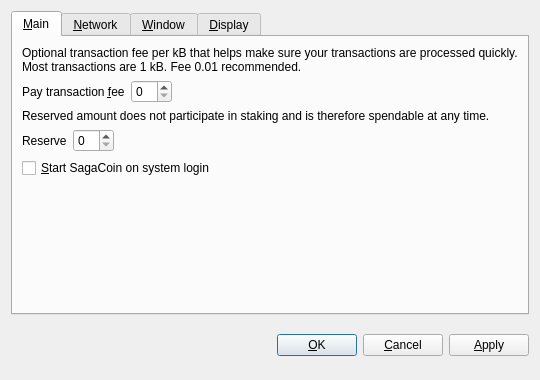
<?xml version="1.0" encoding="UTF-8"?>
<ui version="4.0">
 <class>OptionsDialog</class>
 <widget class="QDialog" name="OptionsDialog">
  <property name="geometry">
   <rect>
    <x>0</x>
    <y>0</y>
    <width>540</width>
    <height>380</height>
   </rect>
  </property>
  <property name="windowTitle">
   <string>Options</string>
  </property>
  <property name="modal">
   <bool>true</bool>
  </property>
  <layout class="QVBoxLayout" name="verticalLayout">
   <item>
    <widget class="QTabWidget" name="tabWidget">
     <property name="tabPosition">
      <enum>QTabWidget::North</enum>
     </property>
     <property name="currentIndex">
      <number>0</number>
     </property>
     <widget class="QWidget" name="tabMain">
      <attribute name="title">
       <string>&amp;Main</string>
      </attribute>
      <layout class="QVBoxLayout" name="verticalLayout_Main">
       <item>
        <widget class="QLabel" name="transactionFeeInfoLabel">
         <property name="text">
          <string>Optional transaction fee per kB that helps make sure your transactions are processed quickly. Most transactions are 1 kB. Fee 0.01 recommended.</string>
         </property>
         <property name="textFormat">
          <enum>Qt::PlainText</enum>
         </property>
         <property name="wordWrap">
          <bool>true</bool>
         </property>
        </widget>
       </item>
       <item>
        <layout class="QHBoxLayout" name="horizontalLayoutFee">
         <item>
          <widget class="QLabel" name="transactionFeeLabel">
           <property name="text">
            <string>Pay transaction &amp;fee</string>
           </property>
           <property name="textFormat">
            <enum>Qt::PlainText</enum>
           </property>
           <property name="buddy">
            <cstring>transactionFee</cstring>
           </property>
          </widget>
         </item>
         <item>
          <widget class="BitcoinAmountField" name="transactionFee"/>
         </item>
         <item>
          <spacer name="horizontalSpacerFee">
           <property name="orientation">
            <enum>Qt::Horizontal</enum>
           </property>
           <property name="sizeHint" stdset="0">
            <size>
             <width>40</width>
             <height>20</height>
            </size>
           </property>
          </spacer>
         </item>
        </layout>
       </item>
       <item>
        <widget class="QLabel" name="reserveBalanceInfoLabel">
         <property name="text">
          <string>Reserved amount does not participate in staking and is therefore spendable at any time.</string>
         </property>
         <property name="textFormat">
          <enum>Qt::PlainText</enum>
         </property>
         <property name="wordWrap">
          <bool>true</bool>
         </property>
        </widget>
       </item>
       <item>
        <layout class="QHBoxLayout" name="horizontalLayoutReserveBalance">
         <item>
          <widget class="QLabel" name="reserveBalanceLabel">
           <property name="text">
            <string>Reserve</string>
           </property>
           <property name="textFormat">
            <enum>Qt::PlainText</enum>
           </property>
           <property name="buddy">
            <cstring>reserveBalance</cstring>
           </property>
          </widget>
         </item>
         <item>
          <widget class="BitcoinAmountField" name="reserveBalance"/>
         </item>
         <item>
          <spacer name="horizontalSpacerReserveBalance">
           <property name="orientation">
            <enum>Qt::Horizontal</enum>
           </property>
           <property name="sizeHint" stdset="0">
            <size>
             <width>40</width>
             <height>20</height>
            </size>
           </property>
          </spacer>
         </item>
        </layout>
       </item>
       <item>
        <widget class="QCheckBox" name="bitcoinAtStartup">
         <property name="toolTip">
          <string>Automatically start SagaCoin after logging in to the system.</string>
         </property>
         <property name="text">
          <string>&amp;Start SagaCoin on system login</string>
         </property>
        </widget>
       </item>
       <item>
        <spacer name="verticalSpacer_Main">
         <property name="orientation">
          <enum>Qt::Vertical</enum>
         </property>
         <property name="sizeHint" stdset="0">
          <size>
           <width>20</width>
           <height>40</height>
          </size>
         </property>
        </spacer>
       </item>
      </layout>
     </widget>
     <widget class="QWidget" name="tabNetwork">
      <attribute name="title">
       <string>&amp;Network</string>
      </attribute>
      <layout class="QVBoxLayout" name="verticalLayout_Network">
       <item>
        <widget class="QCheckBox" name="mapPortUpnp">
         <property name="toolTip">
          <string>Automatically open the SagaCoin client port on the router. This only works when your router supports UPnP and it is enabled.</string>
         </property>
         <property name="text">
          <string>Map port using &amp;UPnP</string>
         </property>
        </widget>
       </item>
       <item>
        <widget class="QCheckBox" name="connectSocks">
         <property name="toolTip">
          <string>Connect to the SagaCoin network through a SOCKS5 proxy (e.g. when connecting through Tor).</string>
         </property>
         <property name="text">
          <string>&amp;Connect through SOCKS5 proxy:</string>
         </property>
        </widget>
       </item>
       <item>
        <layout class="QHBoxLayout" name="horizontalLayout_Network">
         <item>
          <widget class="QLabel" name="proxyIpLabel">
           <property name="text">
            <string>Proxy &amp;IP:</string>
           </property>
           <property name="textFormat">
            <enum>Qt::PlainText</enum>
           </property>
           <property name="buddy">
            <cstring>proxyIp</cstring>
           </property>
          </widget>
         </item>
         <item>
          <widget class="QValidatedLineEdit" name="proxyIp">
           <property name="maximumSize">
            <size>
             <width>140</width>
             <height>16777215</height>
            </size>
           </property>
           <property name="toolTip">
            <string>IP address of the proxy (e.g. 127.0.0.1)</string>
           </property>
          </widget>
         </item>
         <item>
          <widget class="QLabel" name="proxyPortLabel">
           <property name="text">
            <string>&amp;Port:</string>
           </property>
           <property name="textFormat">
            <enum>Qt::PlainText</enum>
           </property>
           <property name="buddy">
            <cstring>proxyPort</cstring>
           </property>
          </widget>
         </item>
         <item>
          <widget class="QLineEdit" name="proxyPort">
           <property name="maximumSize">
            <size>
             <width>55</width>
             <height>16777215</height>
            </size>
           </property>
           <property name="toolTip">
            <string>Port of the proxy (e.g. 9050)</string>
           </property>
          </widget>
         </item>
         <item>
          <spacer name="horizontalSpacer_Network">
           <property name="orientation">
            <enum>Qt::Horizontal</enum>
           </property>
           <property name="sizeHint" stdset="0">
            <size>
             <width>40</width>
             <height>20</height>
            </size>
           </property>
          </spacer>
         </item>
        </layout>
       </item>
       <item>
        <spacer name="verticalSpacer_Network">
         <property name="orientation">
          <enum>Qt::Vertical</enum>
         </property>
         <property name="sizeHint" stdset="0">
          <size>
           <width>20</width>
           <height>40</height>
          </size>
         </property>
        </spacer>
       </item>
      </layout>
     </widget>
     <widget class="QWidget" name="tabWindow">
      <attribute name="title">
       <string>&amp;Window</string>
      </attribute>
      <layout class="QVBoxLayout" name="verticalLayout_Window">
       <item>
        <widget class="QCheckBox" name="minimizeToTray">
         <property name="toolTip">
          <string>Show only a tray icon after minimizing the window.</string>
         </property>
         <property name="text">
          <string>&amp;Minimize to the tray instead of the taskbar</string>
         </property>
        </widget>
       </item>
       <item>
        <widget class="QCheckBox" name="minimizeOnClose">
         <property name="toolTip">
          <string>Minimize instead of exit the application when the window is closed. When this option is enabled, the application will be closed only after selecting Quit in the menu.</string>
         </property>
         <property name="text">
          <string>M&amp;inimize on close</string>
         </property>
        </widget>
       </item>
       <item>
        <spacer name="verticalSpacer_Window">
         <property name="orientation">
          <enum>Qt::Vertical</enum>
         </property>
         <property name="sizeHint" stdset="0">
          <size>
           <width>20</width>
           <height>40</height>
          </size>
         </property>
        </spacer>
       </item>
      </layout>
     </widget>
     <widget class="QWidget" name="tabDisplay">
      <attribute name="title">
       <string>&amp;Display</string>
      </attribute>
      <layout class="QVBoxLayout" name="verticalLayout_Display">
       <item>
        <layout class="QHBoxLayout" name="horizontalLayout_1_Display">
         <item>
          <widget class="QLabel" name="langLabel">
           <property name="text">
            <string>User Interface &amp;language:</string>
           </property>
           <property name="textFormat">
            <enum>Qt::PlainText</enum>
           </property>
           <property name="buddy">
            <cstring>lang</cstring>
           </property>
          </widget>
         </item>
         <item>
          <widget class="QValueComboBox" name="lang">
           <property name="toolTip">
            <string>The user interface language can be set here. This setting will take effect after restarting SagaCoin.</string>
           </property>
          </widget>
         </item>
        </layout>
       </item>
       <item>
        <layout class="QHBoxLayout" name="horizontalLayout_2_Display">
         <item>
          <widget class="QLabel" name="unitLabel">
           <property name="text">
            <string>&amp;Unit to show amounts in:</string>
           </property>
           <property name="textFormat">
            <enum>Qt::PlainText</enum>
           </property>
           <property name="buddy">
            <cstring>unit</cstring>
           </property>
          </widget>
         </item>
         <item>
          <widget class="QValueComboBox" name="unit">
           <property name="toolTip">
            <string>Choose the default subdivision unit to show in the interface and when sending coins.</string>
           </property>
          </widget>
         </item>
        </layout>
       </item>
       <item>
        <widget class="QCheckBox" name="coinControlFeatures">
         <property name="toolTip">
          <string>Whether to show coin control features or not.</string>
         </property>
         <property name="text">
          <string>Display coin &amp;control features (experts only!)</string>
         </property>
        </widget>
       </item>
       <item>
        <widget class="QCheckBox" name="minimizeCoinAge">
         <property name="toolTip">
          <string>Whether to select the coin outputs randomly or with minimal coin age.</string>
         </property>
         <property name="text">
          <string>Minimize weight consumption (experimental)</string>
         </property>
        </widget>
       </item>
       <item>
        <widget class="QCheckBox" name="useBlackTheme">
         <property name="text">
          <string>Use black visual theme (requires restart)</string>
         </property>
        </widget>
       </item>
       <item>
        <spacer name="verticalSpacer_Display">
         <property name="orientation">
          <enum>Qt::Vertical</enum>
         </property>
         <property name="sizeHint" stdset="0">
          <size>
           <width>20</width>
           <height>40</height>
          </size>
         </property>
        </spacer>
       </item>
      </layout>
     </widget>
    </widget>
   </item>
   <item>
    <layout class="QHBoxLayout" name="horizontalLayout_Buttons">
     <item>
      <spacer name="horizontalSpacer_1">
       <property name="orientation">
        <enum>Qt::Horizontal</enum>
       </property>
       <property name="sizeHint" stdset="0">
        <size>
         <width>40</width>
         <height>48</height>
        </size>
       </property>
      </spacer>
     </item>
     <item>
      <widget class="QLabel" name="statusLabel">
       <property name="font">
        <font>
         <weight>75</weight>
         <bold>true</bold>
        </font>
       </property>
       <property name="text">
        <string/>
       </property>
       <property name="textFormat">
        <enum>Qt::PlainText</enum>
       </property>
       <property name="wordWrap">
        <bool>true</bool>
       </property>
      </widget>
     </item>
     <item>
      <spacer name="horizontalSpacer_2">
       <property name="orientation">
        <enum>Qt::Horizontal</enum>
       </property>
       <property name="sizeHint" stdset="0">
        <size>
         <width>40</width>
         <height>48</height>
        </size>
       </property>
      </spacer>
     </item>
     <item>
      <widget class="QPushButton" name="okButton">
       <property name="text">
        <string>&amp;OK</string>
       </property>
      </widget>
     </item>
     <item>
      <widget class="QPushButton" name="cancelButton">
       <property name="text">
        <string>&amp;Cancel</string>
       </property>
       <property name="autoDefault">
        <bool>false</bool>
       </property>
      </widget>
     </item>
     <item>
      <widget class="QPushButton" name="applyButton">
       <property name="text">
        <string>&amp;Apply</string>
       </property>
       <property name="autoDefault">
        <bool>false</bool>
       </property>
      </widget>
     </item>
    </layout>
   </item>
  </layout>
 </widget>
 <customwidgets>
  <customwidget>
   <class>BitcoinAmountField</class>
   <extends>QSpinBox</extends>
   <header>bitcoinamountfield.h</header>
  </customwidget>
  <customwidget>
   <class>QValueComboBox</class>
   <extends>QComboBox</extends>
   <header>qvaluecombobox.h</header>
  </customwidget>
  <customwidget>
   <class>QValidatedLineEdit</class>
   <extends>QLineEdit</extends>
   <header>qvalidatedlineedit.h</header>
  </customwidget>
 </customwidgets>
 <resources/>
 <connections/>
</ui>
